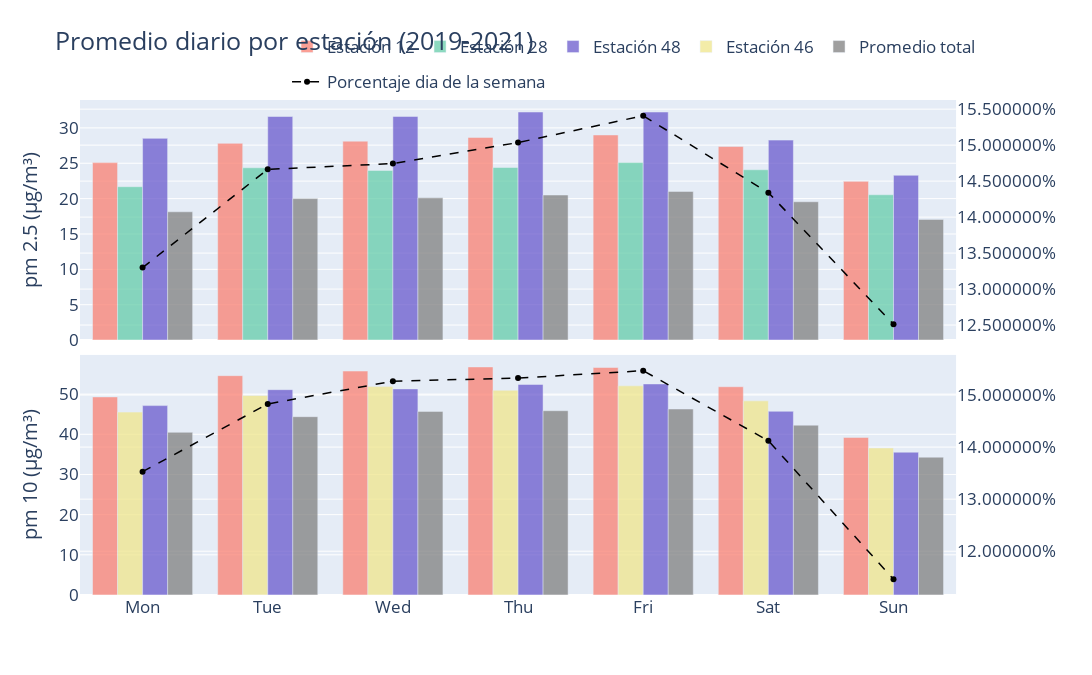

The cell this chart's notebook holds for it:
### Code cell
from plotly.subplots import make_subplots
import plotly.graph_objects as go

def fig_bar(max_est_1, max_est_2, datos):
    
    d_semanal = get_semanal(datos)
    
    
    #figura
    fig = make_subplots(rows=2, 
                        cols=1, 
                        shared_xaxes=True, 
                        vertical_spacing = 0.03,
                        specs=[[{"secondary_y": True}],
                           [{"secondary_y": True}]]
                       )

    #opacidad
    op = 0.75


    #Traces 
    
    #top estaciones
    
    for i in range(np.size(max_est_1)):
        
        #query for data of each station
        datos_temp = d_semanal.loc[d_semanal['codigoSerial'] == max_est_1[i]]


        # Add traces

        fig.add_trace(go.Bar(x=datos_temp['Semana']+1, y=datos_temp['pm25'],
                             name='Estación ' + str(int(max_est_1[i])),
                             legendgroup = 'Estación ' + str(int(max_est_1[i])),
                             opacity= op,
                             marker_color = colors[i]
                            ),
                      row=1, col=1)



    for i in range(np.size(max_est_2)):
        
        showlegend = False
        color = colors[i]
        
        if np.isin(max_est_2[i], max_est_1) != True:
            showlegend = True
            color = colors[-1]
        
        #query for data of each station
        datos_temp = d_semanal.loc[d_semanal['codigoSerial'] == max_est_2[i]]

        fig.add_trace(go.Bar(x=datos_temp['Semana']+1, y=datos_temp['pm10'],
                             name='Estación ' + str(int(max_est_2[i])),
                             legendgroup = 'Estación ' + str(int(max_est_2[i])),
                             opacity= op,
                             marker_color = color,
                             showlegend=showlegend
                            ),
                     row=2, col=1)   
        
    #Total
    
    d_temp = datos.groupby(by = datos['Semana']).mean()[['pm25', 'pm10']]
    d_temp = d_temp.reset_index()

    fig.add_trace(go.Bar(x=d_temp['Semana']+1, y=d_temp['pm25'],
                         name='Promedio total ',
                         opacity= op,
                         legendgroup = 'Promedio total ',
                         marker_color = colors[i+1]
                                ),
                  row=1, col=1)    

    fig.add_trace(go.Bar(x=d_temp['Semana']+1, y=d_temp['pm10'],
                         name='Promedio total ',
                         legendgroup = 'Promedio total ',
                         opacity= op,
                         marker_color = colors[i+1],
                         showlegend=False),
                  row=2, col=1)   
    
    # Porcentaje diario
    
    d_temp[['pm25','pm10']] = d_temp[['pm25','pm10']]/np.sum(d_temp[['pm25','pm10']])
    
    fig.add_trace(go.Scatter(x=d_temp['Semana']+1, y=d_temp['pm25'],
                             name = 'Porcentaje dia de la semana',
                             legendgroup = 'Porcentaje dia de la semana',
                             mode = 'lines+markers',
                             showlegend = True,
                             line = dict(color='black', width=1.5, dash = 'dash')),
                  row=1, col=1, secondary_y=True,)
    
    fig.add_trace(go.Scatter(x=d_temp['Semana']+1, y=d_temp['pm10'],
                             name = 'Porcentaje dia de la semana',
                             legendgroup = 'Porcentaje dia de la semana',
                             mode = 'lines+markers',
                             showlegend = False,
                             line = dict(color='black', width=1.5, dash = 'dash')),
                  row=2, col=1, secondary_y=True,)
       
        

    
    #Figure layout
    
    fig.update_yaxes(title_text= 'pm 2.5 (\u03BCg/m\u00b3)',  row=1, col=1, secondary_y=False )
    fig.update_yaxes(title_text= 'pm 10 (\u03BCg/m\u00b3)', row=2, col=1, secondary_y=False)
    
    fig.update_yaxes(tickformat= '%', row=1, col=1, secondary_y=True)
    fig.update_yaxes(tickformat= '%', row=2, col=1, secondary_y=True)

    
    fig.update_xaxes(tickmode = 'array',
                     tickvals = np.arange(1,8),
                     ticktext= days)
    
    
    dim = 1200

    fig.update_layout(height=9*dim/16, width=dim, title= 'Promedio diario por estación (2019-2021)',
                      title_font_size=25, 
                      font_size=17,
                      legend=dict(
                                    orientation="h",
                                    yanchor="bottom",
                                    y=1.0,
                                    xanchor="right",
                                    x=0.97
                                )
                     )
    fig.show()

    #Write HTML file
    fig.write_html("Datos_2000_2020/comparativo_diario.html")

d_temp = fig_bar(max_est_25, max_est_10, datos)

### Figure 1 — Plotly figure (JSON) as saved in the notebook; plotly's stock layout.template omitted (floating-point values rounded to 4 significant figures)
{"data": [{"legendgroup": "Estación 12", "marker": {"color": "salmon"}, "name": "Estación 12", "opacity": 0.75, "type": "bar", "x": [1, 2, 3, 4, 5, 6, 7], "xaxis": "x", "y": [25.09, 27.81, 28.13, 28.65, 29, 27.36, 22.44], "yaxis": "y"}, {"legendgroup": "Estación 28", "marker": {"color": "mediumaquamarine"}, "name": "Estación 28", "opacity": 0.75, "type": "bar", "x": [1, 2, 3, 4, 5, 6, 7], "xaxis": "x", "y": [21.69, 24.36, 23.98, 24.4, 25.11, 24.08, 20.54], "yaxis": "y"}, {"legendgroup": "Estación 48", "marker": {"color": "slateblue"}, "name": "Estación 48", "opacity": 0.75, "type": "bar", "x": [1, 2, 3, 4, 5, 6, 7], "xaxis": "x", "y": [28.52, 31.61, 31.61, 32.25, 32.25, 28.27, 23.3], "yaxis": "y"}, {"legendgroup": "Estación 12", "marker": {"color": "salmon"}, "name": "Estación 12", "opacity": 0.75, "showlegend": false, "type": "bar", "x": [1, 2, 3, 4, 5, 6, 7], "xaxis": "x2", "y": [49.3, 54.59, 55.74, 56.77, 56.62, 51.83, 39.22], "yaxis": "y3"}, {"legendgroup": "Estación 46", "marker": {"color": "khaki"}, "name": "Estación 46", "opacity": 0.75, "showlegend": true, "type": "bar", "x": [1, 2, 3, 4, 5, 6, 7], "xaxis": "x2", "y": [45.52, 49.66, 51.87, 50.95, 52.06, 48.32, 36.6], "yaxis": "y3"}, {"legendgroup": "Estación 48", "marker": {"color": "slateblue"}, "name": "Estación 48", "opacity": 0.75, "showlegend": false, "type": "bar", "x": [1, 2, 3, 4, 5, 6, 7], "xaxis": "x2", "y": [47.14, 51.11, 51.3, 52.4, 52.54, 45.73, 35.54], "yaxis": "y3"}, {"legendgroup": "Promedio total ", "marker": {"color": "grey"}, "name": "Promedio total ", "opacity": 0.75, "type": "bar", "x": [1, 2, 3, 4, 5, 6, 7], "xaxis": "x", "y": [18.14, 20.0, 20.11, 20.51, 21.02, 19.56, 17.06], "yaxis": "y"}, {"legendgroup": "Promedio total ", "marker": {"color": "grey"}, "name": "Promedio total ", "opacity": 0.75, "showlegend": false, "type": "bar", "x": [1, 2, 3, 4, 5, 6, 7], "xaxis": "x2", "y": [40.49, 44.38, 45.69, 45.87, 46.3, 42.27, 34.3], "yaxis": "y3"}, {"legendgroup": "Porcentaje dia de la semana", "line": {"color": "black", "dash": "dash", "width": 1.5}, "mode": "lines+markers", "name": "Porcentaje dia de la semana", "showlegend": true, "type": "scatter", "x": [1, 2, 3, 4, 5, 6, 7], "xaxis": "x", "y": [0.133, 0.1466, 0.1474, 0.1504, 0.1541, 0.1434, 0.1251], "yaxis": "y2"}, {"legendgroup": "Porcentaje dia de la semana", "line": {"color": "black", "dash": "dash", "width": 1.5}, "mode": "lines+markers", "name": "Porcentaje dia de la semana", "showlegend": false, "type": "scatter", "x": [1, 2, 3, 4, 5, 6, 7], "xaxis": "x2", "y": [0.1353, 0.1483, 0.1527, 0.1533, 0.1547, 0.1412, 0.1146], "yaxis": "y4"}], "layout": {"font": {"size": 17}, "height": 675, "legend": {"orientation": "h", "x": 0.97, "xanchor": "right", "y": 1, "yanchor": "bottom"}, "title": {"font": {"size": 25}, "text": "Promedio diario por estación (2019-2021)"}, "width": 1200, "xaxis": {"anchor": "y", "domain": [0, 0.94], "matches": "x2", "showticklabels": false, "tickmode": "array", "ticktext": ["Mon", "Tue", "Wed", "Thu", "Fri", "Sat", "Sun"], "tickvals": [1, 2, 3, 4, 5, 6, 7]}, "xaxis2": {"anchor": "y3", "domain": [0, 0.94], "tickmode": "array", "ticktext": ["Mon", "Tue", "Wed", "Thu", "Fri", "Sat", "Sun"], "tickvals": [1, 2, 3, 4, 5, 6, 7]}, "yaxis": {"anchor": "x", "domain": [0.515, 1], "title": {"text": "pm 2.5 (μg/m³)"}}, "yaxis2": {"anchor": "x", "overlaying": "y", "side": "right", "tickformat": "%"}, "yaxis3": {"anchor": "x2", "domain": [0, 0.485], "title": {"text": "pm 10 (μg/m³)"}}, "yaxis4": {"anchor": "x2", "overlaying": "y3", "side": "right", "tickformat": "%"}}}
